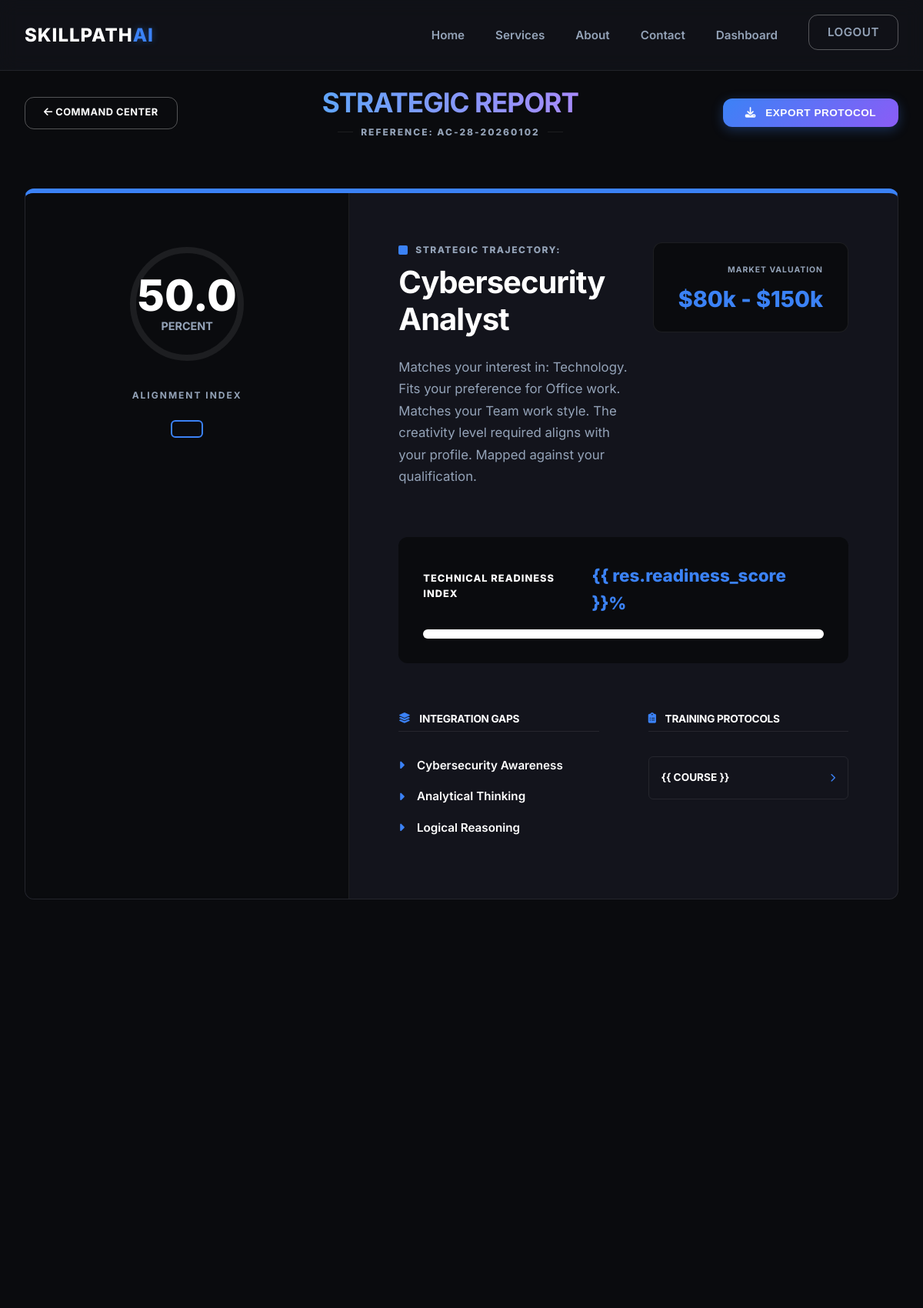
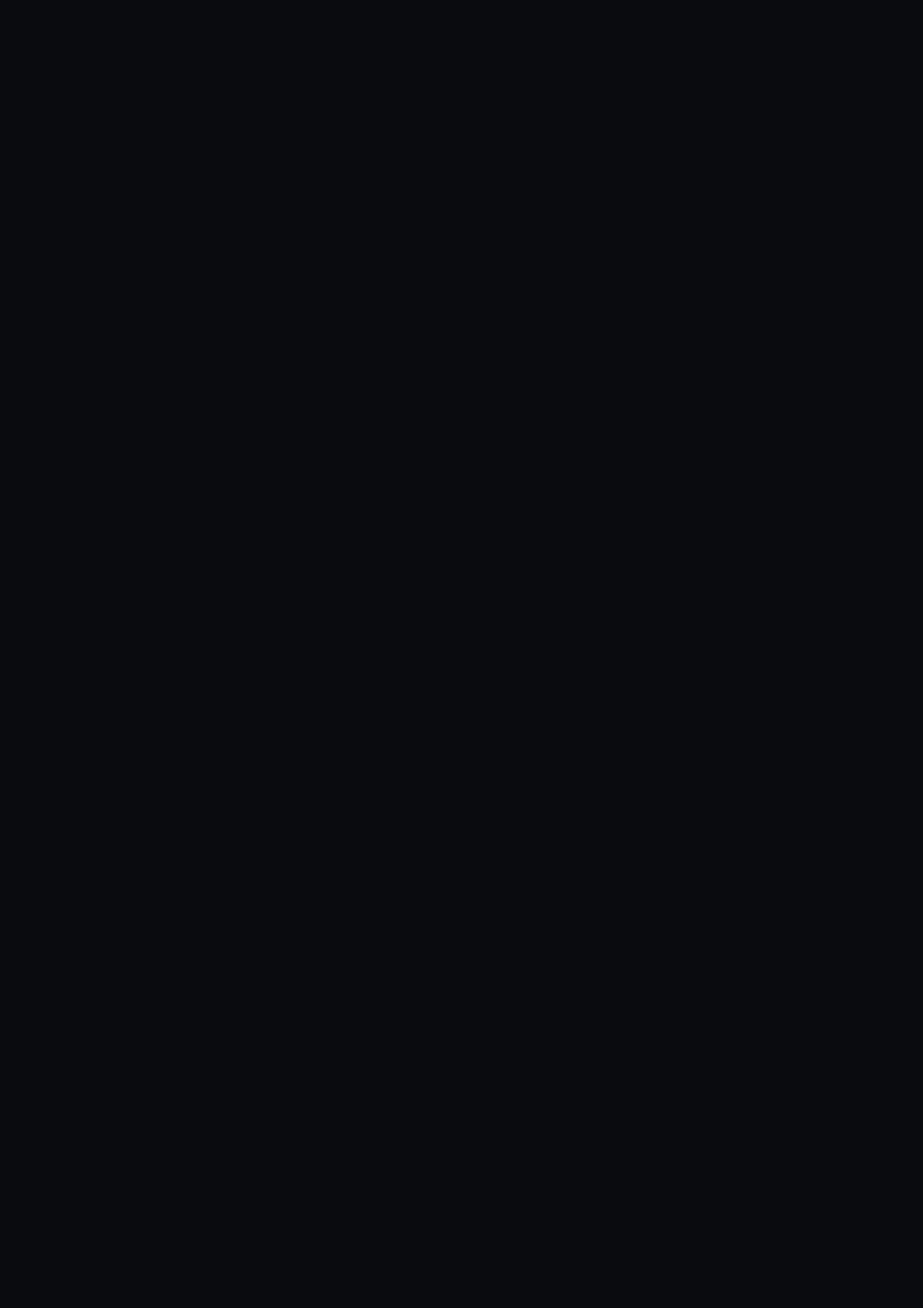
The app's page /result/28/ (signed in, upper part) with its own data (2 pictures, top to bottom).
### recommender/models.py (models this page shows, shortened)
class UserRecommendation(models.Model):
    user = models.ForeignKey(User, on_delete=models.CASCADE, related_name='recommendations')
    selected_interests = models.ManyToManyField(Interest)
    selected_skills = models.ManyToManyField(Skill)
    education_level = models.CharField(max_length=100)
    preferred_work_type = models.CharField(max_length=50)
    recommended_careers = models.ManyToManyField(Career)
    results_json = models.TextField(blank=True, help_text="Stored scoring, reasoning and gap analysis")
    created_at = models.DateTimeField(auto_now_add=True)
    feedback_given = models.BooleanField(default=False)
    @property
    def results_data(self):
        if not self.results_json:
            return []
        try:
            data = json.loads(self.results_json)
            for item in data:
                if 'career_id' in item:
                    try:
                        item['career_id'] = int(item['career_id'])
                    except (ValueError, TypeError):
                        pass
            return data
        except:
            return []

class Career(models.Model):
    WORK_TYPE_CHOICES = [
        ('Office', 'Office'),
        ('Remote', 'Remote'),
        ('Field', 'Field'),
        ('Research', 'Research'),
    ]
    title = models.CharField(max_length=200, unique=True)
    description = models.TextField()
    interests = models.ManyToManyField(Interest, related_name='careers')
    skills = models.ManyToManyField(Skill, through='CareerSkillWeight', related_name='careers')
    future_scope = models.TextField()
    salary_range = models.CharField(max_length=100) # e.g., "$50,000 - $80,000"
    recommended_courses = models.TextField(help_text="Comma separated course names or links")
    work_type = models.CharField(max_length=50, choices=WORK_TYPE_CHOICES, default='Office')
    work_style = models.CharField(max_length=50, choices=[('Team', 'Team'), ('Solo', 'Solo')], default='Team')
    creativity_level = models.IntegerField(default=5) # scale 1-10
    leadership_interest = models.BooleanField(default=False)
    stress_tolerance = models.CharField(max_length=50, choices=[('Low', 'Low'), ('Medium', 'Medium'), ('High', 'High')], default='Medium')

### recommender/views.py (the view)
# urls.py: path('result/<int:pk>/', views.result_view, name='result'),
@login_required
def result_view(request, pk):
    recommendation = get_object_or_404(UserRecommendation, pk=pk, user=request.user)
    results = recommendation.results_data
    for res in results:
        career_obj = None
        cid = res.get('career_id')
        ctitle = res.get('career_title')
        if cid:
            career_obj = Career.objects.filter(id=cid).first()
        if not career_obj and ctitle:
            career_obj = Career.objects.filter(title=ctitle).first()
        res['career'] = career_obj
    return render(request, 'recommender/result.html', {
        'recommendation': recommendation,
        'results': results
    })

### templates/recommender/result.html (shortened to what this page needs)
{% extends 'recommender/base.html' %}
{% load static %}
{% block content %}
<div class="animate-fadeIn container">
    <div
        style="display: flex; justify-content: space-between; align-items: center; margin-bottom: var(--space-xl); padding-top: var(--space-lg); flex-wrap: wrap; gap: var(--space-md);">
        <a href="{% url 'dashboard' %}" class="btn btn-outline" style="padding: 0.6rem 1.5rem; font-size: 0.8rem;">
            <i class="fas fa-arrow-left"></i> Command Center
        </a>
        <div style="text-align: center;">
            <h1 style="margin: 0; font-size: 2.2rem; letter-spacing: -1px; margin-bottom: var(--space-xs);">STRATEGIC
                <span style="color: var(--primary-green);">REPORT</span>
            </h1>
            <div style="display: flex; align-items: center; justify-content: center; gap: 10px;">
                <div style="width: 20px; height: 1px; background: var(--border-gray);"></div>
                <p
                    style="font-weight: 800; color: var(--text-muted); font-size: 0.75rem; text-transform: uppercase; letter-spacing: 2px; margin: 0;">
                    REFERENCE: AC-{{ recommendation.pk }}-{{ recommendation.created_at|date:"Ymd" }}
                </p>
                <div style="width: 20px; height: 1px; background: var(--border-gray);"></div>
            </div>
        </div>
        <button class="btn btn-primary" onclick="window.print()" style="padding: 0.7rem 1.8rem;">
            <i class="fas fa-download" style="margin-right: 8px;"></i> Export Protocol
        </button>
    </div>
    <div style="display: grid; gap: var(--space-xl); margin-bottom: var(--space-xxl);">
        {% for res in results %}
        <div class="card" style="padding: 0; overflow: hidden; border-top: 6px solid var(--primary-green);">
            <div style="display: flex; flex-wrap: wrap;">
                <div
                    style="background: var(--bg-soft); padding: var(--space-xl); text-align: center; border-right: 1px solid var(--border-gray); min-width: 300px; flex: 1; position: relative;">
                    <div
                        style="width: 160px; height: 160px; margin: 0 auto var(--space-lg); position: relative; display: flex; align-items: center; justify-content: center;">
                        <svg style="width: 100%; height: 100%; transform: rotate(-90deg);">
                            <circle cx="80" cy="80" r="70" fill="none" stroke="var(--border-gray)" stroke-width="8" />
                            <circle cx="80" cy="80" r="70" fill="none" stroke="var(--primary-green)" stroke-width="8"
                                stroke-dasharray="440" stroke-dashoffset="{{ res.dash_offset }}" />
                        </svg>
                        <div style="position: absolute; text-align: center;">
                            <div style="font-size: 3.5rem; font-weight: 800; color: var(--text-dark); line-height: 1;">
                                {{ res.score }}</div>
                            <div
                                style="font-size: 0.9rem; font-weight: 700; color: var(--text-muted); text-transform: uppercase;">
                                Percent</div>
                        </div>
                    </div>
                    <h4
                        style="font-size: 0.75rem; letter-spacing: 2px; color: var(--text-muted); text-transform: uppercase; margin-bottom: var(--space-md);">
                        Alignment Index</h4>
                    <div class="chip"
                        style="background: var(--white); border: 2px solid var(--primary-green); padding: 0.6rem 1.2rem; font-size: 0.8rem; color: var(--primary-green);">
                    </div>
                    <div class="geo-accent diamond-shape"
                        style="bottom: -20px; left: -20px; background: var(--primary-green); opacity: 0.05;"></div>
                </div>
                <div style="padding: var(--space-xl); flex: 2; min-width: 350px;">
                    <div
                        style="display: flex; justify-content: space-between; align-items: flex-start; margin-bottom: var(--space-xl); flex-wrap: wrap; gap: var(--space-md);">
                        <div style="flex: 1;">
                            <div style="display: flex; align-items: center; gap: 10px; margin-bottom: var(--space-xs);">
                                <div
                                    style="width: 12px; height: 12px; background: var(--primary-green); border-radius: 2px;">
                                </div>
                                <span
                                    style="font-weight: 800; color: var(--text-muted); text-transform: uppercase; font-size: 0.75rem; letter-spacing: 1.5px;">Strategic
                                    Trajectory:</span>
                            </div>
                            <h2
                                style="font-size: 2.5rem; margin-bottom: var(--space-md); letter-spacing: -1px; margin-top: 0;">
                                {{ res.career_title }}</h2>
                            <p
                                style="font-size: 1.05rem; line-height: 1.7; max-width: 700px; color: var(--text-muted); margin: 0;">
                                {{ res.reasoning }}
                            </p>
                        </div>
                        <div
                            style="text-align: right; background: var(--bg-soft); padding: 1.2rem var(--space-lg); border-radius: var(--radius); border: 1px solid var(--border-gray); min-width: 180px;">
                            <span
                                style="font-weight: 700; color: var(--text-muted); text-transform: uppercase; font-size: 0.65rem; letter-spacing: 1px;">Market
                                Valuation</span>
                            <div
                                style="font-weight: 800; font-size: 1.8rem; color: var(--primary-green); margin-top: 0.3rem;">
                                {{ res.career.salary_range|default:"$95k - $165k" }}
                            </div>
                        </div>
                    </div>
                    <div
                        style="margin-bottom: var(--space-xl); background: var(--bg-soft); padding: var(--space-lg); border-radius: var(--radius);">
                        <div
                            style="display: flex; justify-content: space-between; margin-bottom: var(--space-sm); align-items: baseline;">
                            <span
                                style="font-weight: 800; font-size: 0.8rem; text-transform: uppercase; color: var(--text-dark); letter-spacing: 1px;">Technical
                                Readiness Index</span>
                            <span style="font-weight: 800; color: var(--primary-green); font-size: 1.4rem;">{{
                                res.readiness_score }}%</span>
                        </div>
                        <div
                            style="height: 12px; background: #fff; border-radius: 6px; overflow: hidden; border: 1px solid var(--border-gray);">
                        </div>
                    </div>
                    <div
                        style="display: grid; grid-template-columns: repeat(auto-fit, minmax(250px, 1fr)); gap: var(--space-xl);">
                        <div>
                            <h4
                                style="font-size: 0.85rem; margin-bottom: var(--space-lg); padding-bottom: var(--space-xs); border-bottom: 1px solid var(--border-gray); display: flex; align-items: center; gap: 12px; margin-top: 0;">
                                <i class="fas fa-layer-group" style="color: var(--primary-green);"></i> INTEGRATION GAPS
                            </h4>
                            <ul style="list-style: none; padding: 0; margin: 0;">
                                {% for gap in res.skill_gaps %}
                                <li
                                    style="margin-bottom: var(--space-sm); font-size: 0.95rem; display: flex; align-items: center; gap: var(--space-sm);">
                                    <i class="fas fa-caret-right" style="color: var(--primary-green);"></i>
                                    <span style="font-weight: 600;">{{ gap }}</span>
                                </li>
                                {% endfor %}
                            </ul>
                        </div>
                        <div>
                            <h4
                                style="font-size: 0.85rem; margin-bottom: var(--space-lg); padding-bottom: var(--space-xs); border-bottom: 1px solid var(--border-gray); display: flex; align-items: center; gap: 12px; margin-top: 0;">
                                <i class="fas fa-clipboard-list" style="color: var(--primary-green);"></i> TRAINING
                                PROTOCOLS
                            </h4>
                            <div style="display: grid; gap: var(--space-sm);">
                                {% for course in res.recommended_courses %}
                                <a href="{% url 'courses' %}"
                                    style="text-decoration: none; padding: 1rem; background: var(--white); border-radius: var(--radius-sm); border: 1px solid var(--border-gray); display: flex; justify-content: space-between; align-items: center; transition: all 0.3s ease;">
                                    <span
                                        style="font-weight: 700; font-size: 0.85rem; color: var(--text-dark); text-transform: uppercase;">{{
                                        course }}</span>
                                    <i class="fas fa-chevron-right"
                                        style="font-size: 0.7rem; color: var(--primary-green);"></i>
                                </a>
                                {% endfor %}
                            </div>
                        </div>
                    </div>
                </div>
            </div>
        </div>
        {% endfor %}
    </div>
</div>
{% endblock %}

### static/recommender/css/style.css (style rules this page uses)
:root { --bg-body: #0a0b0e; --bg-surface: #13141c; --bg-surface-hover: #1c1e2a; --bg-glass: rgba(19, 20, 28, 0.7); --text-main: #ffffff; --text-muted: #94a3b8; --text-dim: #64748b; --primary-blue: #3b82f6; --primary-purple: #8b5cf6; --accent-cyan: #06b6d4; --gradient-primary: linear-gradient(135deg, #3b82f6 0%, #8b5cf6 100%); --gradient-glow: linear-gradient(135deg, rgba(59, 130, 246, 0.5) 0%, rgba(139, 92, 246, 0.5) 100%); --gradient-text: linear-gradient(to right, #60a5fa, #a78bfa); --primary-green: #3b82f6; --dark-green: #1e40af; --bg-white: #13141c; --bg-soft: #0a0b0e; --text-dark: #ffffff; --border-gray: rgba(255, 255, 255, 0.08); --success: #10b981; --warning: #f59e0b; --error: #ef4444; --header-height: 80px; --radius-sm: 6px; --radius: 12px; --radius-lg: 24px; --space-xs: 0.5rem; --space-sm: 1rem; --space-md: 1.5rem; --space-lg: 2rem; --space-xl: 4rem; --space-xxl: 8rem; --shadow-sm: 0 4px 6px -1px rgba(0, 0, 0, 0.3); --shadow-medium: 0 10px 15px -3px rgba(0, 0, 0, 0.5); --shadow-glow: 0 0 20px rgba(59, 130, 246, 0.3); --backdrop-blur: blur(12px); --transition: all 0.3s cubic-bezier(0.4, 0, 0.2, 1); --font-heading: 'Inter', 'Plus Jakarta Sans', sans-serif; --font-body: 'Inter', sans-serif; }
* { margin: 0; padding: 0; box-sizing: border-box; }
body { background-color: var(--bg-body); color: var(--text-main); font-family: var(--font-body); line-height: 1.6; overflow-x: hidden; -webkit-font-smoothing: antialiased; }
h1, h2, h3, h4, h5, h6 { font-family: var(--font-heading); font-weight: 700; line-height: 1.2; color: var(--text-main); margin-bottom: 1.5rem; letter-spacing: -0.02em; }
h1 { font-size: 3.5rem; letter-spacing: -0.03em; background: var(--gradient-text); -webkit-background-clip: text; -webkit-text-fill-color: transparent; background-clip: text; display: inline-block; }
h2 { font-size: 2.5rem; }
p { margin-bottom: 1rem; color: var(--text-muted); }
.container { max-width: 1240px; margin: 0 auto; padding: 0 2rem; }
.btn { display: inline-block; padding: 0.9rem 2rem; border-radius: var(--radius); font-weight: 700; text-transform: uppercase; font-size: 0.85rem; letter-spacing: 0.5px; cursor: pointer; transition: var(--transition); text-decoration: none; border: none; position: relative; overflow: hidden; }
.btn-primary { background: var(--gradient-primary); color: var(--white); box-shadow: 0 4px 15px rgba(59, 130, 246, 0.3); }
.btn-outline { background-color: transparent; border: 1px solid rgba(255, 255, 255, 0.3); color: var(--text-main); }
.card { background: var(--bg-surface); border: 1px solid var(--border-gray); border-radius: var(--radius); padding: 2.5rem; box-shadow: 0 0 0 rgba(0, 0, 0, 0); transition: var(--transition); }
.chip { display: inline-block; background: var(--bg-soft); padding: 0.4rem 1rem; border-radius: var(--radius-sm); font-weight: 800; font-size: 0.7rem; color: var(--text-dark); border: 1px solid var(--border-gray); text-transform: uppercase; }
.geo-accent { position: absolute; z-index: -1; }
.diamond-shape { width: 100px; height: 100px; background: var(--accent-green); opacity: 0.2; transform: rotate(45deg); }
.animate-fadeIn { animation: fadeIn 0.8s ease forwards; }
.reveal-on-scroll { opacity: 0; transform: translateY(30px); transition: all 0.8s cubic-bezier(0.5, 0, 0, 1); }
.reveal-on-scroll.visible { opacity: 1; transform: translateY(0); }

### records on screen
UserRecommendation: pk "28", created_at "20260102"
Career: score "50.0", career_title "Cybersecurity Analyst", reasoning "Matches your interest in: Technology. Fits your preference for Office work. Matches your Team work style. The creativity level required aligns with your profile. Mapped against your qualification.", career.salary_range "$80k - $150k", skill_gaps "Cybersecurity Awareness" "Analytical Thinking" "Logical Reasoning"
